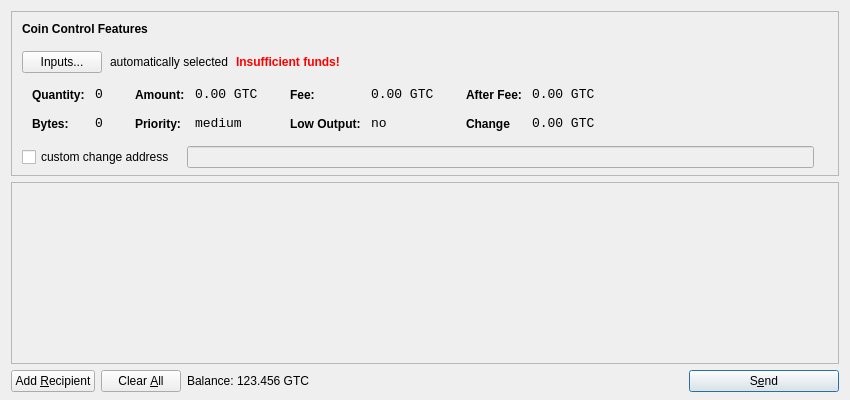
<?xml version="1.0" encoding="UTF-8"?>
<ui version="4.0">
 <class>SendCoinsDialog</class>
 <widget class="QDialog" name="SendCoinsDialog">
  <property name="geometry">
   <rect>
    <x>0</x>
    <y>0</y>
    <width>850</width>
    <height>400</height>
   </rect>
  </property>
  <property name="windowTitle">
   <string>Send Coins</string>
  </property>
  <layout class="QVBoxLayout" name="verticalLayout" stretch="0,1,0">
   <property name="bottomMargin">
    <number>8</number>
   </property>
   <item>
    <widget class="QFrame" name="frameCoinControl">
     <property name="sizePolicy">
      <sizepolicy hsizetype="Expanding" vsizetype="Expanding">
       <horstretch>0</horstretch>
       <verstretch>0</verstretch>
      </sizepolicy>
     </property>
     <property name="maximumSize">
      <size>
       <width>16777215</width>
       <height>16777215</height>
      </size>
     </property>
     <property name="frameShape">
      <enum>QFrame::StyledPanel</enum>
     </property>
     <property name="frameShadow">
      <enum>QFrame::Sunken</enum>
     </property>
     <layout class="QVBoxLayout" name="verticalLayoutCoinControl2">
      <property name="spacing">
       <number>-1</number>
      </property>
      <property name="leftMargin">
       <number>0</number>
      </property>
      <property name="topMargin">
       <number>0</number>
      </property>
      <property name="rightMargin">
       <number>0</number>
      </property>
      <property name="bottomMargin">
       <number>6</number>
      </property>
      <item>
       <layout class="QVBoxLayout" name="verticalLayoutCoinControl" stretch="0,0,0,0,1">
        <property name="spacing">
         <number>0</number>
        </property>
        <property name="leftMargin">
         <number>10</number>
        </property>
        <property name="topMargin">
         <number>10</number>
        </property>
        <item>
         <layout class="QHBoxLayout" name="horizontalLayoutCoinControl1">
          <property name="bottomMargin">
           <number>15</number>
          </property>
          <item>
           <widget class="QLabel" name="labelCoinControlFeatures">
            <property name="sizePolicy">
             <sizepolicy hsizetype="Preferred" vsizetype="Maximum">
              <horstretch>0</horstretch>
              <verstretch>0</verstretch>
             </sizepolicy>
            </property>
            <property name="font">
             <font>
              <weight>75</weight>
              <bold>true</bold>
             </font>
            </property>
            <property name="styleSheet">
             <string notr="true">font-weight:bold;</string>
            </property>
            <property name="text">
             <string>Coin Control Features</string>
            </property>
           </widget>
          </item>
         </layout>
        </item>
        <item>
         <layout class="QHBoxLayout" name="horizontalLayoutCoinControl2" stretch="0,0,0,0">
          <property name="spacing">
           <number>8</number>
          </property>
          <property name="bottomMargin">
           <number>10</number>
          </property>
          <item>
           <widget class="QPushButton" name="pushButtonCoinControl">
            <property name="styleSheet">
             <string notr="true"/>
            </property>
            <property name="text">
             <string>Inputs...</string>
            </property>
           </widget>
          </item>
          <item>
           <widget class="QLabel" name="labelCoinControlAutomaticallySelected">
            <property name="text">
             <string>automatically selected</string>
            </property>
            <property name="margin">
             <number>5</number>
            </property>
           </widget>
          </item>
          <item>
           <widget class="QLabel" name="labelCoinControlInsuffFunds">
            <property name="font">
             <font>
              <weight>75</weight>
              <bold>true</bold>
             </font>
            </property>
            <property name="styleSheet">
             <string notr="true">color:red;font-weight:bold;</string>
            </property>
            <property name="text">
             <string>Insufficient funds!</string>
            </property>
            <property name="margin">
             <number>5</number>
            </property>
           </widget>
          </item>
          <item>
           <spacer name="horizontalSpacerCoinControl">
            <property name="orientation">
             <enum>Qt::Horizontal</enum>
            </property>
            <property name="sizeHint" stdset="0">
             <size>
              <width>40</width>
              <height>1</height>
             </size>
            </property>
           </spacer>
          </item>
         </layout>
        </item>
        <item>
         <widget class="QWidget" name="widgetCoinControl" native="true">
          <property name="sizePolicy">
           <sizepolicy hsizetype="Preferred" vsizetype="Preferred">
            <horstretch>0</horstretch>
            <verstretch>0</verstretch>
           </sizepolicy>
          </property>
          <property name="minimumSize">
           <size>
            <width>0</width>
            <height>0</height>
           </size>
          </property>
          <property name="styleSheet">
           <string notr="true"/>
          </property>
          <layout class="QHBoxLayout" name="horizontalLayoutCoinControl5">
           <property name="margin">
            <number>0</number>
           </property>
           <item>
            <layout class="QHBoxLayout" name="horizontalLayoutCoinControl3" stretch="0,0,0,1">
             <property name="spacing">
              <number>20</number>
             </property>
             <property name="topMargin">
              <number>0</number>
             </property>
             <property name="bottomMargin">
              <number>10</number>
             </property>
             <item>
              <layout class="QFormLayout" name="formLayoutCoinControl1">
               <property name="horizontalSpacing">
                <number>10</number>
               </property>
               <property name="verticalSpacing">
                <number>14</number>
               </property>
               <property name="leftMargin">
                <number>10</number>
               </property>
               <property name="topMargin">
                <number>4</number>
               </property>
               <property name="rightMargin">
                <number>6</number>
               </property>
               <item row="0" column="0">
                <widget class="QLabel" name="labelCoinControlQuantityText">
                 <property name="styleSheet">
                  <string notr="true">font-weight:bold;</string>
                 </property>
                 <property name="text">
                  <string>Quantity:</string>
                 </property>
                 <property name="margin">
                  <number>0</number>
                 </property>
                </widget>
               </item>
               <item row="0" column="1">
                <widget class="QLabel" name="labelCoinControlQuantity">
                 <property name="font">
                  <font>
                   <family>Monospace</family>
                   <pointsize>10</pointsize>
                  </font>
                 </property>
                 <property name="cursor">
                  <cursorShape>IBeamCursor</cursorShape>
                 </property>
                 <property name="contextMenuPolicy">
                  <enum>Qt::ActionsContextMenu</enum>
                 </property>
                 <property name="text">
                  <string>0</string>
                 </property>
                 <property name="margin">
                  <number>0</number>
                 </property>
                 <property name="textInteractionFlags">
                  <set>Qt::LinksAccessibleByMouse|Qt::TextSelectableByKeyboard|Qt::TextSelectableByMouse</set>
                 </property>
                </widget>
               </item>
               <item row="1" column="0">
                <widget class="QLabel" name="labelCoinControlBytesText">
                 <property name="styleSheet">
                  <string notr="true">font-weight:bold;</string>
                 </property>
                 <property name="text">
                  <string>Bytes:</string>
                 </property>
                </widget>
               </item>
               <item row="1" column="1">
                <widget class="QLabel" name="labelCoinControlBytes">
                 <property name="font">
                  <font>
                   <family>Monospace</family>
                   <pointsize>10</pointsize>
                  </font>
                 </property>
                 <property name="cursor">
                  <cursorShape>IBeamCursor</cursorShape>
                 </property>
                 <property name="contextMenuPolicy">
                  <enum>Qt::ActionsContextMenu</enum>
                 </property>
                 <property name="text">
                  <string>0</string>
                 </property>
                 <property name="textInteractionFlags">
                  <set>Qt::LinksAccessibleByMouse|Qt::TextSelectableByKeyboard|Qt::TextSelectableByMouse</set>
                 </property>
                </widget>
               </item>
              </layout>
             </item>
             <item>
              <layout class="QFormLayout" name="formLayoutCoinControl2">
               <property name="horizontalSpacing">
                <number>10</number>
               </property>
               <property name="verticalSpacing">
                <number>14</number>
               </property>
               <property name="leftMargin">
                <number>6</number>
               </property>
               <property name="topMargin">
                <number>4</number>
               </property>
               <property name="rightMargin">
                <number>6</number>
               </property>
               <item row="0" column="0">
                <widget class="QLabel" name="labelCoinControlAmountText">
                 <property name="styleSheet">
                  <string notr="true">font-weight:bold;</string>
                 </property>
                 <property name="text">
                  <string>Amount:</string>
                 </property>
                 <property name="margin">
                  <number>0</number>
                 </property>
                </widget>
               </item>
               <item row="0" column="1">
                <widget class="QLabel" name="labelCoinControlAmount">
                 <property name="font">
                  <font>
                   <family>Monospace</family>
                   <pointsize>10</pointsize>
                  </font>
                 </property>
                 <property name="cursor">
                  <cursorShape>IBeamCursor</cursorShape>
                 </property>
                 <property name="contextMenuPolicy">
                  <enum>Qt::ActionsContextMenu</enum>
                 </property>
                 <property name="text">
                  <string>0.00 GTC</string>
                 </property>
                 <property name="textInteractionFlags">
                  <set>Qt::LinksAccessibleByMouse|Qt::TextSelectableByKeyboard|Qt::TextSelectableByMouse</set>
                 </property>
                </widget>
               </item>
               <item row="1" column="0">
                <widget class="QLabel" name="labelCoinControlPriorityText">
                 <property name="styleSheet">
                  <string notr="true">font-weight:bold;</string>
                 </property>
                 <property name="text">
                  <string>Priority:</string>
                 </property>
                </widget>
               </item>
               <item row="1" column="1">
                <widget class="QLabel" name="labelCoinControlPriority">
                 <property name="font">
                  <font>
                   <family>Monospace</family>
                   <pointsize>10</pointsize>
                  </font>
                 </property>
                 <property name="cursor">
                  <cursorShape>IBeamCursor</cursorShape>
                 </property>
                 <property name="contextMenuPolicy">
                  <enum>Qt::ActionsContextMenu</enum>
                 </property>
                 <property name="text">
                  <string>medium</string>
                 </property>
                 <property name="textInteractionFlags">
                  <set>Qt::LinksAccessibleByMouse|Qt::TextSelectableByKeyboard|Qt::TextSelectableByMouse</set>
                 </property>
                </widget>
               </item>
              </layout>
             </item>
             <item>
              <layout class="QFormLayout" name="formLayoutCoinControl3">
               <property name="horizontalSpacing">
                <number>10</number>
               </property>
               <property name="verticalSpacing">
                <number>14</number>
               </property>
               <property name="leftMargin">
                <number>6</number>
               </property>
               <property name="topMargin">
                <number>4</number>
               </property>
               <property name="rightMargin">
                <number>6</number>
               </property>
               <item row="0" column="0">
                <widget class="QLabel" name="labelCoinControlFeeText">
                 <property name="styleSheet">
                  <string notr="true">font-weight:bold;</string>
                 </property>
                 <property name="text">
                  <string>Fee:</string>
                 </property>
                 <property name="margin">
                  <number>0</number>
                 </property>
                </widget>
               </item>
               <item row="0" column="1">
                <widget class="QLabel" name="labelCoinControlFee">
                 <property name="font">
                  <font>
                   <family>Monospace</family>
                   <pointsize>10</pointsize>
                  </font>
                 </property>
                 <property name="cursor">
                  <cursorShape>IBeamCursor</cursorShape>
                 </property>
                 <property name="contextMenuPolicy">
                  <enum>Qt::ActionsContextMenu</enum>
                 </property>
                 <property name="text">
                  <string>0.00 GTC</string>
                 </property>
                 <property name="textInteractionFlags">
                  <set>Qt::LinksAccessibleByMouse|Qt::TextSelectableByKeyboard|Qt::TextSelectableByMouse</set>
                 </property>
                </widget>
               </item>
               <item row="1" column="0">
                <widget class="QLabel" name="labelCoinControlLowOutputText">
                 <property name="styleSheet">
                  <string notr="true">font-weight:bold;</string>
                 </property>
                 <property name="text">
                  <string>Low Output:</string>
                 </property>
                </widget>
               </item>
               <item row="1" column="1">
                <widget class="QLabel" name="labelCoinControlLowOutput">
                 <property name="font">
                  <font>
                   <family>Monospace</family>
                   <pointsize>10</pointsize>
                  </font>
                 </property>
                 <property name="cursor">
                  <cursorShape>IBeamCursor</cursorShape>
                 </property>
                 <property name="contextMenuPolicy">
                  <enum>Qt::ActionsContextMenu</enum>
                 </property>
                 <property name="text">
                  <string>no</string>
                 </property>
                 <property name="textInteractionFlags">
                  <set>Qt::LinksAccessibleByMouse|Qt::TextSelectableByKeyboard|Qt::TextSelectableByMouse</set>
                 </property>
                </widget>
               </item>
              </layout>
             </item>
             <item>
              <layout class="QFormLayout" name="formLayoutCoinControl4">
               <property name="horizontalSpacing">
                <number>10</number>
               </property>
               <property name="verticalSpacing">
                <number>14</number>
               </property>
               <property name="leftMargin">
                <number>6</number>
               </property>
               <property name="topMargin">
                <number>4</number>
               </property>
               <property name="rightMargin">
                <number>6</number>
               </property>
               <item row="0" column="0">
                <widget class="QLabel" name="labelCoinControlAfterFeeText">
                 <property name="styleSheet">
                  <string notr="true">font-weight:bold;</string>
                 </property>
                 <property name="text">
                  <string>After Fee:</string>
                 </property>
                 <property name="margin">
                  <number>0</number>
                 </property>
                </widget>
               </item>
               <item row="0" column="1">
                <widget class="QLabel" name="labelCoinControlAfterFee">
                 <property name="font">
                  <font>
                   <family>Monospace</family>
                   <pointsize>10</pointsize>
                  </font>
                 </property>
                 <property name="cursor">
                  <cursorShape>IBeamCursor</cursorShape>
                 </property>
                 <property name="contextMenuPolicy">
                  <enum>Qt::ActionsContextMenu</enum>
                 </property>
                 <property name="text">
                  <string>0.00 GTC</string>
                 </property>
                 <property name="textInteractionFlags">
                  <set>Qt::LinksAccessibleByMouse|Qt::TextSelectableByKeyboard|Qt::TextSelectableByMouse</set>
                 </property>
                </widget>
               </item>
               <item row="1" column="0">
                <widget class="QLabel" name="labelCoinControlChangeText">
                 <property name="styleSheet">
                  <string notr="true">font-weight:bold;</string>
                 </property>
                 <property name="text">
                  <string>Change</string>
                 </property>
                </widget>
               </item>
               <item row="1" column="1">
                <widget class="QLabel" name="labelCoinControlChange">
                 <property name="font">
                  <font>
                   <family>Monospace</family>
                   <pointsize>10</pointsize>
                  </font>
                 </property>
                 <property name="cursor">
                  <cursorShape>IBeamCursor</cursorShape>
                 </property>
                 <property name="contextMenuPolicy">
                  <enum>Qt::ActionsContextMenu</enum>
                 </property>
                 <property name="text">
                  <string>0.00 GTC</string>
                 </property>
                 <property name="textInteractionFlags">
                  <set>Qt::LinksAccessibleByMouse|Qt::TextSelectableByKeyboard|Qt::TextSelectableByMouse</set>
                 </property>
                </widget>
               </item>
              </layout>
             </item>
            </layout>
           </item>
          </layout>
         </widget>
        </item>
        <item>
         <layout class="QHBoxLayout" name="horizontalLayoutCoinControl4" stretch="0,0,0">
          <property name="spacing">
           <number>12</number>
          </property>
          <property name="sizeConstraint">
           <enum>QLayout::SetDefaultConstraint</enum>
          </property>
          <property name="topMargin">
           <number>5</number>
          </property>
          <property name="rightMargin">
           <number>5</number>
          </property>
          <item>
           <widget class="QCheckBox" name="checkBoxCoinControlChange">
            <property name="text">
             <string>custom change address</string>
            </property>
           </widget>
          </item>
          <item>
           <widget class="QLineEdit" name="lineEditCoinControlChange">
            <property name="enabled">
             <bool>false</bool>
            </property>
            <property name="sizePolicy">
             <sizepolicy hsizetype="Expanding" vsizetype="Fixed">
              <horstretch>0</horstretch>
              <verstretch>0</verstretch>
             </sizepolicy>
            </property>
           </widget>
          </item>
          <item>
           <widget class="QLabel" name="labelCoinControlChangeLabel">
            <property name="sizePolicy">
             <sizepolicy hsizetype="Preferred" vsizetype="Expanding">
              <horstretch>0</horstretch>
              <verstretch>0</verstretch>
             </sizepolicy>
            </property>
            <property name="minimumSize">
             <size>
              <width>0</width>
              <height>0</height>
             </size>
            </property>
            <property name="text">
             <string/>
            </property>
            <property name="margin">
             <number>3</number>
            </property>
           </widget>
          </item>
         </layout>
        </item>
        <item>
         <spacer name="verticalSpacerCoinControl">
          <property name="orientation">
           <enum>Qt::Vertical</enum>
          </property>
          <property name="sizeHint" stdset="0">
           <size>
            <width>800</width>
            <height>1</height>
           </size>
          </property>
         </spacer>
        </item>
       </layout>
      </item>
     </layout>
    </widget>
   </item>
   <item>
    <widget class="QScrollArea" name="scrollArea">
     <property name="widgetResizable">
      <bool>true</bool>
     </property>
     <widget class="QWidget" name="scrollAreaWidgetContents">
      <property name="geometry">
       <rect>
        <x>0</x>
        <y>0</y>
        <width>830</width>
        <height>165</height>
       </rect>
      </property>
      <layout class="QVBoxLayout" name="verticalLayout_2">
       <property name="margin">
        <number>0</number>
       </property>
       <item>
        <layout class="QVBoxLayout" name="entries">
         <property name="spacing">
          <number>6</number>
         </property>
        </layout>
       </item>
       <item>
        <spacer name="verticalSpacer">
         <property name="orientation">
          <enum>Qt::Vertical</enum>
         </property>
         <property name="sizeHint" stdset="0">
          <size>
           <width>20</width>
           <height>40</height>
          </size>
         </property>
        </spacer>
       </item>
      </layout>
     </widget>
    </widget>
   </item>
   <item>
    <layout class="QHBoxLayout" name="horizontalLayout">
     <item>
      <widget class="QPushButton" name="addButton">
       <property name="toolTip">
        <string>Send to multiple recipients at once</string>
       </property>
       <property name="text">
        <string>Add &amp;Recipient</string>
       </property>
       <property name="icon">
        <iconset resource="../bitcoin.qrc">
         <normaloff>:/icons/add</normaloff>:/icons/add</iconset>
       </property>
       <property name="autoDefault">
        <bool>false</bool>
       </property>
      </widget>
     </item>
     <item>
      <widget class="QPushButton" name="clearButton">
       <property name="sizePolicy">
        <sizepolicy hsizetype="Minimum" vsizetype="Fixed">
         <horstretch>0</horstretch>
         <verstretch>0</verstretch>
        </sizepolicy>
       </property>
       <property name="toolTip">
        <string>Remove all transaction fields</string>
       </property>
       <property name="text">
        <string>Clear &amp;All</string>
       </property>
       <property name="icon">
        <iconset resource="../bitcoin.qrc">
         <normaloff>:/icons/remove</normaloff>:/icons/remove</iconset>
       </property>
       <property name="autoRepeatDelay">
        <number>300</number>
       </property>
       <property name="autoDefault">
        <bool>false</bool>
       </property>
      </widget>
     </item>
     <item>
      <layout class="QHBoxLayout" name="horizontalLayout_2">
       <property name="spacing">
        <number>3</number>
       </property>
       <item>
        <widget class="QLabel" name="label">
         <property name="sizePolicy">
          <sizepolicy hsizetype="Preferred" vsizetype="Fixed">
           <horstretch>0</horstretch>
           <verstretch>0</verstretch>
          </sizepolicy>
         </property>
         <property name="text">
          <string>Balance:</string>
         </property>
        </widget>
       </item>
       <item>
        <widget class="QLabel" name="labelBalance">
         <property name="sizePolicy">
          <sizepolicy hsizetype="Preferred" vsizetype="Fixed">
           <horstretch>0</horstretch>
           <verstretch>0</verstretch>
          </sizepolicy>
         </property>
         <property name="cursor">
          <cursorShape>IBeamCursor</cursorShape>
         </property>
         <property name="text">
          <string>123.456 GTC</string>
         </property>
         <property name="textInteractionFlags">
          <set>Qt::LinksAccessibleByMouse|Qt::TextSelectableByKeyboard|Qt::TextSelectableByMouse</set>
         </property>
        </widget>
       </item>
      </layout>
     </item>
     <item>
      <spacer name="horizontalSpacer">
       <property name="orientation">
        <enum>Qt::Horizontal</enum>
       </property>
       <property name="sizeHint" stdset="0">
        <size>
         <width>40</width>
         <height>20</height>
        </size>
       </property>
      </spacer>
     </item>
     <item>
      <widget class="QPushButton" name="sendButton">
       <property name="minimumSize">
        <size>
         <width>150</width>
         <height>0</height>
        </size>
       </property>
       <property name="toolTip">
        <string>Confirm the send action</string>
       </property>
       <property name="text">
        <string>S&amp;end</string>
       </property>
       <property name="icon">
        <iconset resource="../bitcoin.qrc">
         <normaloff>:/icons/send</normaloff>:/icons/send</iconset>
       </property>
       <property name="default">
        <bool>true</bool>
       </property>
      </widget>
     </item>
    </layout>
   </item>
  </layout>
 </widget>
 <resources>
  <include location="../bitcoin.qrc"/>
 </resources>
 <connections/>
</ui>
